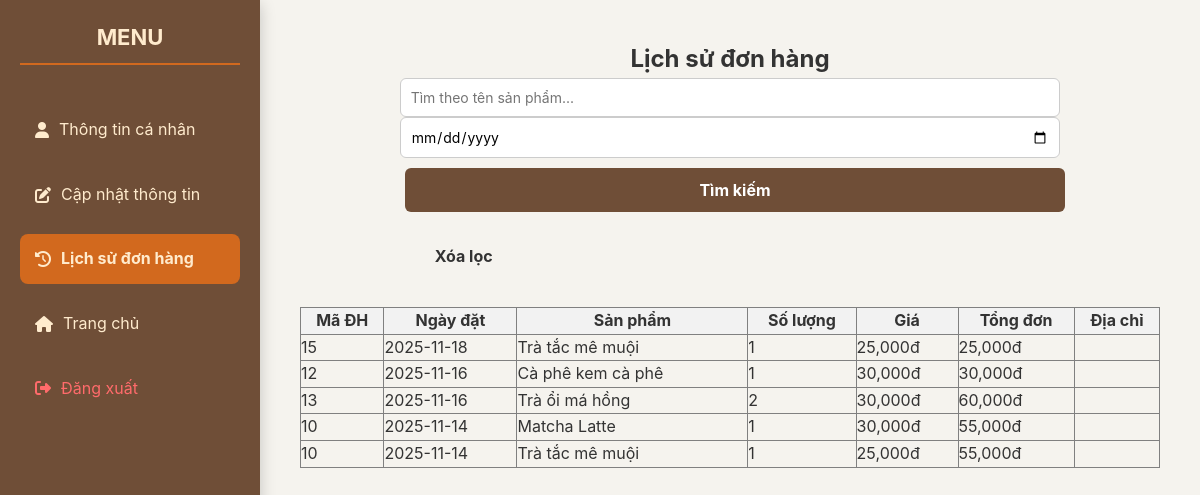
The page /user/profile.php?key=order_history (signed in) on the database its author committed.
### tables this page shows
CREATE TABLE `chi_tiet_dh` (
  `MaDH` int(11) NOT NULL,
  `MaSP` int(11) NOT NULL,
  `SoLuong` int(11) NOT NULL,
  `DonGia` decimal(10,2) NOT NULL
);

CREATE TABLE `don_hang` (
  `MaDH` int(11) NOT NULL,
  `MaKH` int(11) NOT NULL,
  `NgayDat` date NOT NULL DEFAULT current_timestamp(),
  `TongTien` decimal(12,2) NOT NULL,
  `phuong_thuc_thanh_toan` varchar(150) NOT NULL,
  `DiaChi` varchar(200) NOT NULL
);

CREATE TABLE `san_pham` (
  `MaSP` int(11) NOT NULL,
  `TenSP` varchar(100) NOT NULL,
  `Gia` decimal(10,2) NOT NULL,
  `MoTa` text DEFAULT NULL,
  `HinhAnh` varchar(200) DEFAULT NULL,
  `SoLuongTon` text DEFAULT NULL,
  `MaLoai` int(11) DEFAULT NULL
);

### connect.php (called while the page is built, shortened)
<?php
class DBUser {
    private $host = "localhost";
    private $user = "root";
    private $pass = "";
    private $dbname = "cafe_shop";
    private $db;
    public function __construct() {
        $this->db = new mysqli($this->host, $this->user, $this->pass, $this->dbname);
        $this->db->set_charset("utf8");
    }
    public function getCurrentUser() {
        $id = (int)$_SESSION['user_id'];
        $sql = "SELECT * FROM khach_hang WHERE MaKH = $id";
        $result = $this->db->query($sql);
        return $result ? $result->fetch_assoc() : null;
    }
}
?>

### user/profile.php (the view, shortened to what this page needs)
<?php
require '../connect.php';
$db = new DBUser();
$db->checkLogin();
$user = $db->getCurrentUser();
?>
<!DOCTYPE html>
<html lang="vi">
<head>
    <link rel="stylesheet" href="../css/style.css">
    <link rel="stylesheet" href="https://cdnjs.cloudflare.com/ajax/libs/font-awesome/6.5.0/css/all.min.css">
</head>
<body>
<div class="form-box profile-box">
    <nav class="sidebar">
        <div class="sidebar-header"><h2>Menu</h2></div>
        <ul>
            <?php
            $currentKey = $_GET['key'] ?? 'profile';
            ?>
            <li><a href="?key=profile" class="<?php echo ($currentKey == 'profile') ? 'active' : ''; ?>"><i class="fas fa-user"></i> Thông tin cá nhân</a></li>
            <li><a href="?key=update_profile" class="<?php echo ($currentKey == 'update_profile') ? 'active' : ''; ?>"><i class="fas fa-edit"></i> Cập nhật thông tin</a></li>
            <li><a href="?key=order_history" class="<?php echo ($currentKey == 'order_history') ? 'active' : ''; ?>"><i class="fas fa-history"></i> Lịch sử đơn hàng</a></li>
            <li><a href="index.php"><i class="fas fa-home"></i> Trang chủ</a></li>
            <li><a href="?key=DangXuat" class="logout"><i class="fas fa-sign-out-alt"></i> Đăng xuất</a></li>
        </ul>
    </nav>
    <div class="main-content">
        <?php
        switch ($currentKey) {
                ?>
                <?php
            case "order_history":
    echo "<h2>Lịch sử đơn hàng</h2>";
    $MaKH = $user['MaKH'];
    $keyword = $_GET['keyword'] ?? '';
    $date = $_GET['date'] ?? '';
    $conn = $db->getConnection();
    $sql = "
        SELECT dh.MaDH, dh.NgayDat, dh.TongTien, dh.DiaChi,
               sp.TenSP, ctdh.SoLuong, ctdh.DonGia
        FROM don_hang dh
        JOIN chi_tiet_dh ctdh ON dh.MaDH = ctdh.MaDH
        JOIN san_pham sp ON ctdh.MaSP = sp.MaSP
        WHERE dh.MaKH = $MaKH
    ";
    $sql .= " ORDER BY dh.NgayDat DESC";
    $result = mysqli_query($conn, $sql);
    ?>
    <form method="GET" action="">
        <div class="form-group">
            <input type="text" name="keyword" placeholder="Tìm theo tên sản phẩm..."
                   value="<?php echo htmlspecialchars($keyword); ?>">
            <input type="date" name="date" value="<?php echo htmlspecialchars($date); ?>">
            <button type="submit" class="btn">Tìm kiếm</button>
            <a href="?key=order_history" type="submit" class="btn">Xóa lọc</a>
        </div>
    </form>
    <table border="1" cellpadding="10" cellspacing="0" style="width: 100%; border-collapse: collapse;">
        <tr style="background: #f2f2f2;">
            <th>Mã ĐH</th>
            <th>Ngày đặt</th>
            <th>Sản phẩm</th>
            <th>Số lượng</th>
            <th>Giá</th>
            <th>Tổng đơn</th>
            <th>Địa chỉ</th>
        </tr>
    <?php
    if ($result && mysqli_num_rows($result) > 0) {
        while ($row = mysqli_fetch_assoc($result)) {
            echo "
            <tr>
                <td>{$row['MaDH']}</td>
                <td>{$row['NgayDat']}</td>
                <td>{$row['TenSP']}</td>
                <td>{$row['SoLuong']}</td>
                <td>" . number_format($row['DonGia']) . "đ</td>
                <td>" . number_format($row['TongTien']) . "đ</td>
                <td>{$row['DiaChi']}</td>
            </tr>";
        }
    } else {
        echo "<tr><td colspan='8' style='text-align:center;'>Không có đơn hàng nào.</td></tr>";
    }
    echo "</table>";
    break;
                ?>
                <?php
        }
        ?>
    </div>
</div>
</body>
</html>

### css/style.css (style rules this page uses)
* { margin: 0; padding: 0; box-sizing: border-box; font-family: -apple-system, BlinkMacSystemFont, "Segoe UI", Roboto, "Helvetica Neue", Arial, sans-serif; }
body { background-color: #f8f6f2; color: #333; line-height: 1.6; min-width: 320px; }
a { text-decoration: none; color: inherit; }
.form-group { margin-bottom: 20px; }
.form-group input { width: 100%; padding: 12px; font-size: 16px; border: 2px solid #ccc; border-radius: 8px; box-sizing: border-box; transition: border-color 0.3s ease, box-shadow 0.3s ease; }
button.btn { background-color: #6f4e37; color: white; padding: 12px; border: none; width: 100%; border-radius: 8px; font-size: 16px; font-weight: bold; cursor: pointer; transition: background-color 0.3s ease, transform 0.2s ease, box-shadow 0.3s ease; }
body { font-family: 'Segoe UI', Tahoma, Geneva, Verdana, sans-serif; background: #f5f3ee; margin: 0; padding: 0; color: #333; }
.form-box.profile-box { display: flex; min-height: 100vh; }
.sidebar { width: 260px; background: #6f4e37; color: #fff; display: flex; flex-direction: column; padding: 20px; box-shadow: 0 4px 15px rgba(0,0,0,0.2); }
.sidebar-header { margin-bottom: 25px; text-align: center; }
.sidebar-header h2 { font-size: 22px; color: #ffebcd; text-transform: uppercase; border-bottom: 2px solid #d2691e; padding-bottom: 8px; }
.sidebar ul { list-style: none; padding: 0; }
.sidebar ul li { margin: 15px 0; }
.sidebar ul li a { color: #ffebcd; display: flex; align-items: center; padding: 12px 15px; font-size: 16px; border-radius: 8px; transition: 0.3s; }
.sidebar ul li a i { margin-right: 10px; }
.sidebar ul li a:hover, .sidebar ul li a.active { background: #d2691e; font-weight: bold; text-decoration: none; }
.sidebar ul li a.logout { color: #ff6b6b; margin-top: auto; }
.main-content { flex: 1; padding: 40px; display: flex; flex-direction: column; align-items: center; }
.form-group { margin-bottom: 15px; }
.form-group input[type="text"], .form-group input[type="date"], .form-group input[type="file"] { width: 100%; padding: 10px; border: 1px solid #ccc; border-radius: 6px; font-size: 14px; }
button.btn { background: #6f4e37; color: #fff; border: none; padding: 12px 25px; border-radius: 6px; font-weight: bold; cursor: pointer; transition: 0.3s; }
.btn { padding: 10px 20px; margin: 5px; cursor: pointer; text-decoration: none; display: inline-block; border-radius: 4px; }
.btn { padding: 12px 30px; margin: 10px 5px; border: none; border-radius: 6px; font-weight: bold; cursor: pointer; text-decoration: none; display: inline-block; }
.form-group input { width: 100%; padding: 10px; border: 1px solid #ccc; border-radius: 8px; transition: border-color 0.2s; }

### rows shown on the page
chi_tiet_dh: MaDH.MaDH "15", MaDH.NgayDat "2025-11-18", MaSP.TenSP "Trà tắc mê muội", SoLuong "1", DonGia "25,000", MaDH.TongTien "25,000"
chi_tiet_dh: MaDH.MaDH "12", MaDH.NgayDat "2025-11-16", MaSP.TenSP "Cà phê kem cà phê", SoLuong "1", DonGia "30,000", MaDH.TongTien "30,000"
chi_tiet_dh: MaDH.MaDH "13", MaDH.NgayDat "2025-11-16", MaSP.TenSP "Trà ổi má hồng", SoLuong "2", DonGia "30,000", MaDH.TongTien "60,000"
chi_tiet_dh: MaDH.MaDH "10", MaDH.NgayDat "2025-11-14", MaSP.TenSP "Matcha Latte", SoLuong "1", DonGia "30,000", MaDH.TongTien "55,000"
chi_tiet_dh: MaDH.MaDH "10", MaDH.NgayDat "2025-11-14", MaSP.TenSP "Trà tắc mê muội", SoLuong "1", DonGia "25,000", MaDH.TongTien "55,000"
